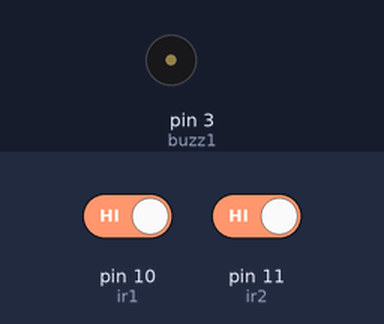
The sketch below on a simulated Arduino Uno, built with avr-gcc and run on an emulated ATmega328P. Parts: buzzer (waves = sounding, pin HIGH). The inputs (shaded band) are chosen by the test bench; at power-on: pin 10 (ir1) HIGH, pin 11 (ir2) HIGH.

Above: at 1.2 s.
1.3 s: pin 10 (ir1) driven LOW
At 2.7 s:
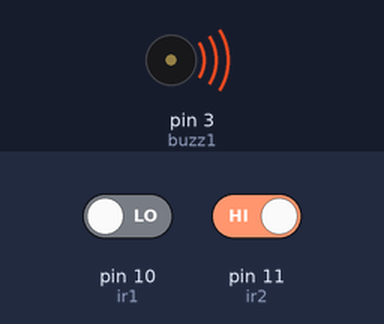
Timing chart, 0 to 8.8 s (numbered marks = the images above; inputs shaded):
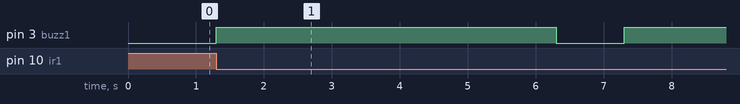

The sketch:

HomeSecurity.ino
```cpp
const int ir1=10;
const int ir2=11;
const int ir3=9;
const int buzz1=3;
const int buzz2=4;
const int buzz3=5;
const int led=8;
int flag=1;
void setup() {
  // put your setup code here, to run once:
  pinMode(ir1,INPUT);
 pinMode(ir2, INPUT);
 // pinMode(ir3, INPUT);
  pinMode(buzz1,OUTPUT);


}
void loop() {
  // put your main code here, to run repeatedly:

     room1(ir1,buzz1);
     room2(ir2,buzz1);
    //room3(ir3,buzz2);


}
void room1(int ir1,int buzz1)
{
  if(digitalRead(ir1)==0)
  {

    tone1();
    delay(500);
  }
}
void room2(int ir2,int buzz1)
{
 if(digitalRead(ir2)==0)
  {
    tone1();
  delay(500);
  }
}
/*void room3(int ir3,int buzz1)
{
  if(digitalRead(ir3)==0)
  {

    tone1();
    delay(500);
  }
} */
void tone1()
{
  digitalWrite(buzz1,HIGH);

  delay(5000);

  digitalWrite(buzz1,LOW);
  delay(500);

}
```

Measured:
- after the input at 1.3 s, pin 3 (buzz1): LOW → HIGH at once, → LOW 5.0 s later, → HIGH 1.0 s later
